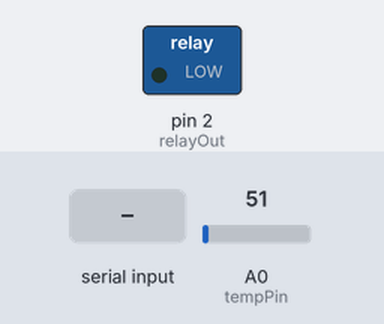
The sketch below on a simulated Arduino Uno, built with avr-gcc and run on an emulated ATmega328P. On the bench: switched loads named in the sketch (green lamp = pin HIGH). Inputs (shaded band) come from the test bench; at power-on: A0 (tempPin) = 51. What the sketch prints to the serial monitor is not drawn.

Above: at 1.2 s.
1.3 s: "90,45\n" received over Serial
At 2.7 s:
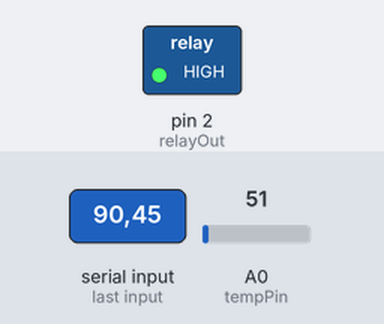
Timing chart, 0 to 4.3 s (numbered marks = the images above; inputs shaded):
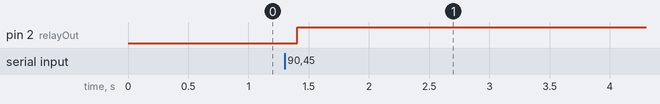

The sketch:

lukas.ino
```cpp
int tempPin = A0;
int relayOut = 2;
int bitsIn;
const float bitsIntoVoltage = 0.0048828125; // 5v / 1024(10bits)
float voltage = 0.0;
float voltToTempConv = 0.0;
String setPoint = "7";


void setup() {

   Serial.begin(9600);
   pinMode(relayOut, OUTPUT);

}

void loop() {

  if (Serial.available() > 0)
  {
    setPoint = readSerialUntil('\n');

    if ((setPoint.toFloat() - 5.0) > voltToTempConv)
    {
      digitalWrite(relayOut, HIGH);
    }
    if ((setPoint.toFloat() + 5.0) < voltToTempConv)
    {
      digitalWrite(relayOut, LOW);
    }
  }
    analogRead(tempPin);// clear controller register
    delay(100);
    bitsIn = analogRead(tempPin);
    voltage = bitsIn * bitsIntoVoltage;
    voltToTempConv = (voltage-1.25)/ 0.005;
    Serial.flush();
    Serial.print("{'probeOne':");
    Serial.print("'");
    Serial.print(voltToTempConv);
    Serial.print("'");
    Serial.print("}");
    Serial.print("\n");

  delay(100);

}

String readSerialUntil(char endChar)
{
  char charIn;
  String stringOut;
  if (Serial.available() > 0)
  {
    while('\n' != charIn)
    {
      charIn = Serial.read();
      if('\r' == charIn || '\n' == charIn)
      {
        return stringOut;
      }
      else
      {
        stringOut += charIn;
      }
    }
  }

}
```

Measured:
- after the input at 1.3 s, pin 2 (relayOut): LOW → HIGH after 0.11 s
